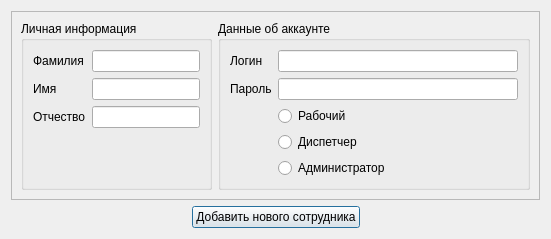
<?xml version="1.0" encoding="UTF-8"?>
<ui version="4.0">
 <class>AddWorkerWindow</class>
 <widget class="QDialog" name="AddWorkerWindow">
  <property name="geometry">
   <rect>
    <x>0</x>
    <y>0</y>
    <width>551</width>
    <height>206</height>
   </rect>
  </property>
  <property name="windowTitle">
   <string>Dialog</string>
  </property>
  <layout class="QGridLayout" name="gridLayout">
   <item row="2" column="1">
    <widget class="QPushButton" name="addWorker">
     <property name="text">
      <string>Добавить нового сотрудника</string>
     </property>
    </widget>
   </item>
   <item row="2" column="2">
    <spacer name="horizontalSpacer_2">
     <property name="orientation">
      <enum>Qt::Horizontal</enum>
     </property>
     <property name="sizeHint" stdset="0">
      <size>
       <width>40</width>
       <height>20</height>
      </size>
     </property>
    </spacer>
   </item>
   <item row="2" column="0">
    <spacer name="horizontalSpacer">
     <property name="orientation">
      <enum>Qt::Horizontal</enum>
     </property>
     <property name="sizeHint" stdset="0">
      <size>
       <width>40</width>
       <height>20</height>
      </size>
     </property>
    </spacer>
   </item>
   <item row="0" column="0" colspan="3">
    <widget class="QFrame" name="frame">
     <property name="frameShape">
      <enum>QFrame::StyledPanel</enum>
     </property>
     <property name="frameShadow">
      <enum>QFrame::Raised</enum>
     </property>
     <layout class="QFormLayout" name="formLayout_3">
      <item row="0" column="0">
       <widget class="QGroupBox" name="personalInformation">
        <property name="title">
         <string>Личная информация</string>
        </property>
        <layout class="QFormLayout" name="formLayout">
         <item row="0" column="0">
          <widget class="QLabel" name="secondName">
           <property name="text">
            <string>Фамилия</string>
           </property>
          </widget>
         </item>
         <item row="0" column="1">
          <widget class="QLineEdit" name="secondNameEdit"/>
         </item>
         <item row="1" column="0">
          <widget class="QLabel" name="firstName">
           <property name="text">
            <string>Имя</string>
           </property>
          </widget>
         </item>
         <item row="1" column="1">
          <widget class="QLineEdit" name="firstNameEdit"/>
         </item>
         <item row="2" column="0">
          <widget class="QLabel" name="middleName">
           <property name="text">
            <string>Отчество</string>
           </property>
          </widget>
         </item>
         <item row="2" column="1">
          <widget class="QLineEdit" name="middleNameEdit"/>
         </item>
        </layout>
       </widget>
      </item>
      <item row="0" column="1">
       <widget class="QGroupBox" name="Account">
        <property name="title">
         <string>Данные об аккаунте</string>
        </property>
        <layout class="QFormLayout" name="formLayout_2">
         <item row="0" column="0">
          <widget class="QLabel" name="login">
           <property name="text">
            <string>Логин</string>
           </property>
          </widget>
         </item>
         <item row="0" column="1">
          <widget class="QLineEdit" name="loginEdit"/>
         </item>
         <item row="1" column="0">
          <widget class="QLabel" name="password">
           <property name="text">
            <string>Пароль</string>
           </property>
          </widget>
         </item>
         <item row="1" column="1">
          <widget class="QLineEdit" name="passwordEdit"/>
         </item>
         <item row="3" column="1">
          <widget class="QRadioButton" name="isDispatcher">
           <property name="text">
            <string>Диспетчер</string>
           </property>
          </widget>
         </item>
         <item row="4" column="1">
          <widget class="QRadioButton" name="isAdmin">
           <property name="text">
            <string>Администратор</string>
           </property>
          </widget>
         </item>
         <item row="2" column="1">
          <widget class="QRadioButton" name="isWorker">
           <property name="text">
            <string>Рабочий</string>
           </property>
          </widget>
         </item>
        </layout>
       </widget>
      </item>
     </layout>
    </widget>
   </item>
  </layout>
 </widget>
 <resources/>
 <connections>
  <connection>
   <sender>addWorker</sender>
   <signal>clicked()</signal>
   <receiver>AddWorkerWindow</receiver>
   <slot>accept()</slot>
   <hints>
    <hint type="sourcelabel">
     <x>275</x>
     <y>164</y>
    </hint>
    <hint type="destinationlabel">
     <x>275</x>
     <y>91</y>
    </hint>
   </hints>
  </connection>
 </connections>
</ui>
